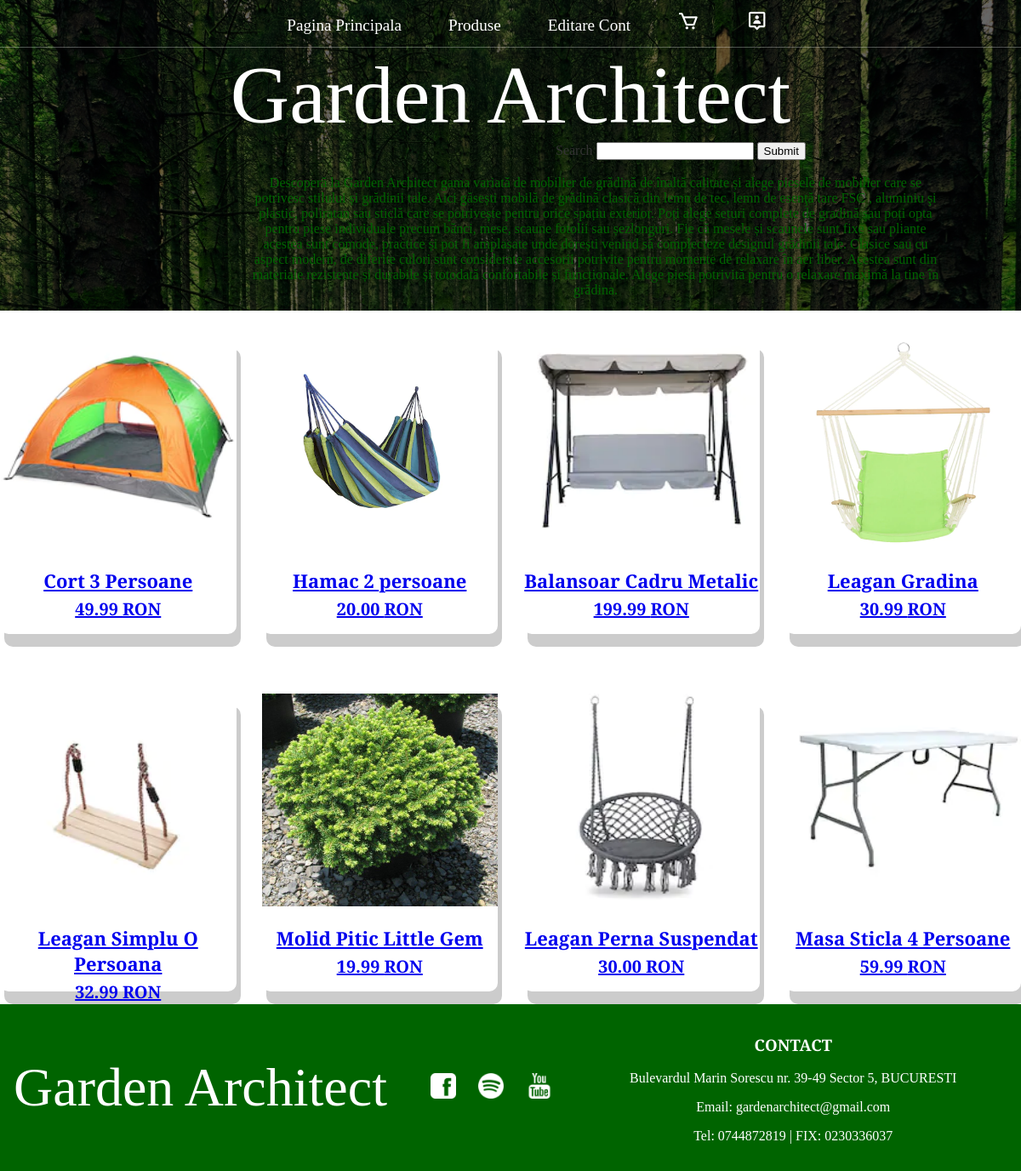
The app's page /furniture.php with its own data.
### tables this page shows
CREATE TABLE `products` (
  `id` int(8) NOT NULL,
  `name` varchar(255) NOT NULL,
  `type` varchar(255) NOT NULL,
  `image` text NOT NULL,
  `price` double(10,2) NOT NULL
);

### dbcontroller.php (called while the page is built, shortened)
<?php
class DBController {
	private $host = "localhost";
	private $user = "root";
	private $password = "";
	private $database = "gardenarchitect";
	private $conn;
	function __construct() {
		$this->conn = $this->connectDB();
	}
	function connectDB() {
		$conn = mysqli_connect($this->host,$this->user,$this->password,$this->database);
		return $conn;
	}
	function runQuery($query) {
		$result = mysqli_query($this->conn,$query);
		while($row=mysqli_fetch_assoc($result)) {
			$resultset[] = $row;
		}
		if(!empty($resultset))
			return $resultset;
	}
}
?>

### furniture.php (the view, shortened to what this page needs)
<?php
require_once("dbcontroller.php");
$db_handle = new DBController();
?>
<!DOCTYPE html>
<html lang="en">
<head>
    <link rel="stylesheet" href="https://cdn.jsdelivr.net/npm/boxicons@latest/css/boxicons.min.css">
    <link rel="stylesheet" href="./css/styles.css">
</head>
<body>
    <header class="flowers-background">
        <nav class="nav main-nav">
            <ul>
                <li><a href="index.php">Pagina Principala</a></li>
                <li><a href="list.php">Produse</a></li>
                <li><a href="editProfile.php">Editare Cont</a></li>
                <li><a href="cart.php"><i class='bx bx-cart'></i></a></li>
                <li><a href="account.php"><i class='bx bx-user-pin'></i></a></li>
            </ul>
        </nav>
        <h1 class="shop-name shop-name-large">Garden Architect</h1>
        <div class="descriere">            <nav class="nav search-nav">
                    <form method="post" action="search_result.php">
                        <label class="search-label">Search</label>
                        <input type="text" name="search" class="search-btn">
                        <input type="submit" name="">
             </form><br>Descoperă la Garden Architect gama variată de mobilier de grădină de
            înaltă calitate și alege piesele de mobilier care se potrivesc stilului și grădinii tale.
            Aici găsești mobilă de grădină clasică din lemn de tec, lemn de esenţă tare FSC , aluminiu
            şi plastic, poliratan sau sticlă care se potriveşte pentru orice spațiu exterior. Poți alege
            seturi complete de gradină sau poți opta pentru piese individuale precum bănci, mese, scaune
            fotolii sau șezlonguri. Fie că mesele și scaunele sunt fixe sau pliante acestea sunt comode,
            practice și pot fi amplasate unde dorești venind să complecteze designul grădinii tale.
            Clasice sau cu aspect modern, de diferite culori sunt considerate accesorii potrivite pentru
            momente de relaxare în aer liber. Acestea sunt din materiale rezistente și durabile și
            totodată confortabile și funcționale. Alege piesa potrivită pentru o relaxare maximă la tine
             în grădina.</div>
    </header>
    <main>
        <section class="section">
        <div class="product-group container">
                <?php
                $product_array = $db_handle->runQuery("SELECT * FROM products WHERE type='furniture'");
                if (!empty($product_array)) {
                    foreach ($product_array as $key => $value) {
                ?>
                    <a href="detalii_produs.php">
                        <div class="product">
                            <form method="post" action="cart_update.php">
                                <div class="product-header">
                                    <img src="<?php echo $product_array[$key]["image"]; ?>" alt="">
                                </div>
                                <div class="product-footer">
                                    <h3><?php echo $product_array[$key]["name"]; ?></h3>
                                    <h4 class="price"><?php echo $product_array[$key]["price"] . " RON"; ?></h4>
                                </div>
                            </form>
                        </div>
                    </a>
                <?php
                    }
                }
                ?>
            </div>
        </section>
    </main>
    <footer class="main-footer">
        <div class="container main-footer-container">
            <h3 class="shop-name">Garden Architect</h3>
            <ul class="nav footer-nav">
                <li>
                    <a href="https://youtube.com" target="_blank">
                        <img src="images/Contact/Facebook Logo.png">
                    </a>
                </li>
                <li>
                    <a href="https://www.spotify.com" target="_blank">
                        <img src="images/Contact/Spotify Logo.png">
                    </a>
                </li>
                <li>
                    <a href="https://www.facebook.com" target="_blank">
                        <img src="images/Contact/YouTube Logo.png">
                    </a>
                </li>
            </ul>
            <div class="contact">
                <h3>CONTACT</h3>
                <p>Bulevardul Marin Sorescu nr. 39-49 Sector 5, BUCURESTI</p>
                <p>Email: gardenarchitect@gmail.com</p>
                <p>Tel: 0744872819 | FIX: 0230336037</p>
            </div>
        </div>
    </footer>
</body>
</html>

### css/styles.css (style rules this page uses)
html { box-sizing: border-box; font-size: 62.5%; margin:0; padding:0; }
body { font-family: 'Tinos',serif; font-size: 1.6rem; font-weight: 400; background-color: #fff; color: #006400; position: relative; z-index: 1; margin:0; padding:0; }
.nav ul { margin: 0; }
.nav li { display: inline; }
.nav i { font-size: 1.35em; }
.nav a { display: inline-block; padding:.7em; color:white; text-decoration: none; }
.main-nav { text-align: center; font-size: 1.2em; font-weight: lighter; border-bottom: 1px solid rgba(255,255,255,.3); }
.main-nav li { padding: 0 1%; }
.shop-name { text-align: center; margin: 0; font-size: 4em; font-family: 'Tinos',serif; font-weight: normal; color: white; }
.shop-name-large { font-size: 6em; }
.container { max-width: 120rem; margin:0 auto; }
.product-group { display: grid; grid-template-columns: repeat(auto-fit,minmax(25rem,1fr)); gap: 7rem 3rem; }
.product { height: 35rem; background-color: #fff; box-shadow: 0.5rem 1.5rem rgba(0,0,0,0.2); border-radius: 1rem; text-align: center; transition: all 300ms ease-in-out; }
.product-header { position: relative; background-color: #f6f2f1; height: 25rem; transition: all 300ms ease-in-out; z-index: 0; }
.product-header img { height: 100%; width: 100%; }
.product-footer h3 { font-size: 2.2rem; margin-bottom: 0px; }
.product-footer .price { font-size: 2rem; margin-top: 5px; }
.main-footer { background-color: #006400; color:white; padding: 1em 1em; margin-top: 15px; }
.main-footer-container { display: flex; align-items: center; }
.footer-nav img { width:30px; height:30px ; }
.contact { margin-left: 5em; margin-right: 1em; text-align: center; }
.descriere { text-align: center; width: 85%; color: white; margin: 0 auto; }
.flowers-background { background-color: rgba(0,0,0,0.6); background-image: url("forest.jpg"); background-blend-mode: multiply; background-size: cover; padding-bottom: 15px; margin-bottom: 30px; }
.search-nav { margin-left: 200px; color: #006400; }
.search-label { margin-left: 200px; color: #333; }

### records on screen
products: image (picture), name "Cort 3 Persoane", price "49.99"
products: image (picture), name "Hamac 2 persoane", price "20.00"
products: image (picture), name "Balansoar Cadru Metalic", price "199.99"
products: image (picture), name "Leagan Gradina", price "30.99"
products: image (picture), name "Leagan Simplu O Persoana", price "32.99"
products: image (picture), name "Molid Pitic Little Gem", price "19.99"
products: image (picture), name "Leagan Perna Suspendat", price "30.00"
products: image (picture), name "Masa Sticla 4 Persoane", price "59.99"
